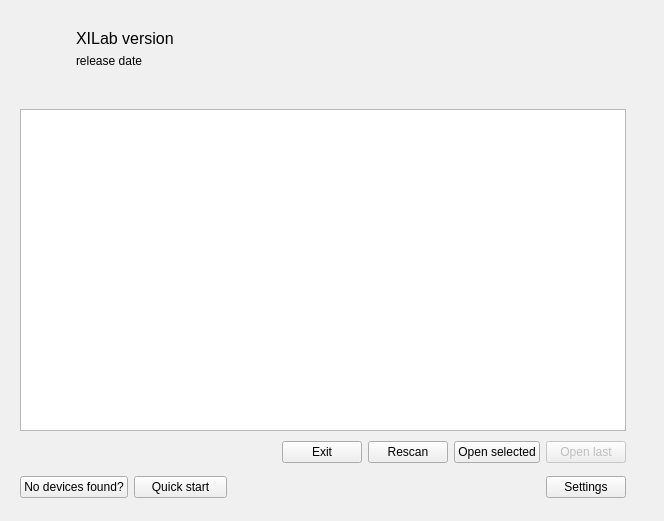
<?xml version="1.0" encoding="UTF-8"?>
<ui version="4.0">
 <class>StartWindowClass</class>
 <widget class="QWidget" name="StartWindowClass">
  <property name="geometry">
   <rect>
    <x>0</x>
    <y>0</y>
    <width>664</width>
    <height>521</height>
   </rect>
  </property>
  <property name="palette">
   <palette>
    <active>
     <colorrole role="Base">
      <brush brushstyle="SolidPattern">
       <color alpha="255">
        <red>255</red>
        <green>255</green>
        <blue>255</blue>
       </color>
      </brush>
     </colorrole>
     <colorrole role="Window">
      <brush brushstyle="SolidPattern">
       <color alpha="255">
        <red>240</red>
        <green>240</green>
        <blue>241</blue>
       </color>
      </brush>
     </colorrole>
    </active>
    <inactive>
     <colorrole role="Base">
      <brush brushstyle="SolidPattern">
       <color alpha="255">
        <red>255</red>
        <green>255</green>
        <blue>255</blue>
       </color>
      </brush>
     </colorrole>
     <colorrole role="Window">
      <brush brushstyle="SolidPattern">
       <color alpha="255">
        <red>240</red>
        <green>240</green>
        <blue>241</blue>
       </color>
      </brush>
     </colorrole>
    </inactive>
    <disabled>
     <colorrole role="Base">
      <brush brushstyle="SolidPattern">
       <color alpha="255">
        <red>240</red>
        <green>240</green>
        <blue>241</blue>
       </color>
      </brush>
     </colorrole>
     <colorrole role="Window">
      <brush brushstyle="SolidPattern">
       <color alpha="255">
        <red>240</red>
        <green>240</green>
        <blue>241</blue>
       </color>
      </brush>
     </colorrole>
    </disabled>
   </palette>
  </property>
  <property name="windowTitle">
   <string>XILab</string>
  </property>
  <layout class="QHBoxLayout" name="horizontalLayout_5">
   <property name="spacing">
    <number>0</number>
   </property>
   <item>
    <widget class="QFrame" name="devices_frame">
     <property name="sizePolicy">
      <sizepolicy hsizetype="MinimumExpanding" vsizetype="Preferred">
       <horstretch>0</horstretch>
       <verstretch>0</verstretch>
      </sizepolicy>
     </property>
     <property name="frameShape">
      <enum>QFrame::NoFrame</enum>
     </property>
     <property name="frameShadow">
      <enum>QFrame::Raised</enum>
     </property>
     <layout class="QVBoxLayout" name="verticalLayout">
      <item>
       <widget class="QFrame" name="frame_4">
        <property name="frameShape">
         <enum>QFrame::NoFrame</enum>
        </property>
        <property name="frameShadow">
         <enum>QFrame::Raised</enum>
        </property>
        <layout class="QHBoxLayout" name="horizontalLayout_3">
         <property name="spacing">
          <number>0</number>
         </property>
         <property name="leftMargin">
          <number>0</number>
         </property>
         <property name="topMargin">
          <number>0</number>
         </property>
         <property name="rightMargin">
          <number>0</number>
         </property>
         <property name="bottomMargin">
          <number>6</number>
         </property>
         <item>
          <widget class="QWidget" name="widget" native="true">
           <layout class="QGridLayout" name="gridLayout">
            <property name="leftMargin">
             <number>0</number>
            </property>
            <item row="0" column="0">
             <widget class="QLabel" name="motorLbl">
              <property name="maximumSize">
               <size>
                <width>50</width>
                <height>50</height>
               </size>
              </property>
              <property name="frameShape">
               <enum>QFrame::NoFrame</enum>
              </property>
              <property name="frameShadow">
               <enum>QFrame::Plain</enum>
              </property>
              <property name="text">
               <string/>
              </property>
              <property name="pixmap">
               <pixmap resource="../Resources/XILab.qrc">:/startwindow/images/startwindow/motor_icon.png</pixmap>
              </property>
              <property name="scaledContents">
               <bool>true</bool>
              </property>
              <property name="alignment">
               <set>Qt::AlignCenter</set>
              </property>
              <property name="margin">
               <number>0</number>
              </property>
              <property name="indent">
               <number>0</number>
              </property>
             </widget>
            </item>
            <item row="0" column="1">
             <layout class="QVBoxLayout" name="verticalLayout_3">
              <item>
               <widget class="QLabel" name="titleLbl">
                <property name="font">
                 <font>
                  <pointsize>12</pointsize>
                  <stylestrategy>PreferAntialias</stylestrategy>
                 </font>
                </property>
                <property name="text">
                 <string>XILab version</string>
                </property>
               </widget>
              </item>
              <item>
               <widget class="QLabel" name="releaseDateLbl">
                <property name="font">
                 <font>
                  <stylestrategy>PreferAntialias</stylestrategy>
                 </font>
                </property>
                <property name="text">
                 <string>release date</string>
                </property>
               </widget>
              </item>
             </layout>
            </item>
           </layout>
           <widget class="QFrame" name="motorFrame">
            <property name="geometry">
             <rect>
              <x>0</x>
              <y>0</y>
              <width>16</width>
              <height>16</height>
             </rect>
            </property>
            <property name="frameShape">
             <enum>QFrame::NoFrame</enum>
            </property>
            <property name="frameShadow">
             <enum>QFrame::Plain</enum>
            </property>
            <layout class="QVBoxLayout" name="verticalLayout_2">
             <property name="spacing">
              <number>0</number>
             </property>
             <property name="leftMargin">
              <number>0</number>
             </property>
             <property name="topMargin">
              <number>0</number>
             </property>
             <property name="rightMargin">
              <number>0</number>
             </property>
             <property name="bottomMargin">
              <number>0</number>
             </property>
            </layout>
           </widget>
          </widget>
         </item>
         <item>
          <widget class="QLabel" name="pixLbl">
           <property name="text">
            <string/>
           </property>
           <property name="alignment">
            <set>Qt::AlignRight|Qt::AlignTop|Qt::AlignTrailing</set>
           </property>
           <property name="margin">
            <number>0</number>
           </property>
           <property name="indent">
            <number>20</number>
           </property>
          </widget>
         </item>
        </layout>
       </widget>
      </item>
      <item>
       <widget class="QLabel" name="infoLbl">
        <property name="wordWrap">
         <bool>true</bool>
        </property>
        <property name="indent">
         <number>0</number>
        </property>
       </widget>
      </item>
      <item>
       <widget class="QTableWidget" name="deviceListTable">
        <property name="maximumSize">
         <size>
          <width>16777215</width>
          <height>16777215</height>
         </size>
        </property>
        <property name="styleSheet">
         <string notr="true"/>
        </property>
        <property name="alternatingRowColors">
         <bool>true</bool>
        </property>
       </widget>
      </item>
      <item>
       <widget class="QFrame" name="buttonsFrame">
        <property name="frameShape">
         <enum>QFrame::NoFrame</enum>
        </property>
        <property name="frameShadow">
         <enum>QFrame::Raised</enum>
        </property>
        <property name="lineWidth">
         <number>0</number>
        </property>
        <layout class="QHBoxLayout" name="horizontalLayout_2">
         <property name="spacing">
          <number>6</number>
         </property>
         <property name="leftMargin">
          <number>0</number>
         </property>
         <property name="topMargin">
          <number>4</number>
         </property>
         <property name="rightMargin">
          <number>0</number>
         </property>
         <property name="bottomMargin">
          <number>3</number>
         </property>
         <item>
          <widget class="QLabel" name="axisSelect">
           <property name="font">
            <font>
             <weight>75</weight>
             <bold>true</bold>
            </font>
           </property>
           <property name="text">
            <string/>
           </property>
          </widget>
         </item>
         <item>
          <spacer name="horizontalSpacer_2">
           <property name="orientation">
            <enum>Qt::Horizontal</enum>
           </property>
           <property name="sizeHint" stdset="0">
            <size>
             <width>40</width>
             <height>20</height>
            </size>
           </property>
          </spacer>
         </item>
         <item>
          <widget class="QPushButton" name="cancelBtn">
           <property name="sizePolicy">
            <sizepolicy hsizetype="Minimum" vsizetype="Fixed">
             <horstretch>0</horstretch>
             <verstretch>0</verstretch>
            </sizepolicy>
           </property>
           <property name="maximumSize">
            <size>
             <width>16777215</width>
             <height>16777215</height>
            </size>
           </property>
           <property name="text">
            <string>Exit</string>
           </property>
          </widget>
         </item>
         <item>
          <widget class="QPushButton" name="retryBtn">
           <property name="sizePolicy">
            <sizepolicy hsizetype="Minimum" vsizetype="Fixed">
             <horstretch>0</horstretch>
             <verstretch>0</verstretch>
            </sizepolicy>
           </property>
           <property name="maximumSize">
            <size>
             <width>16777215</width>
             <height>16777215</height>
            </size>
           </property>
           <property name="text">
            <string>Rescan</string>
           </property>
          </widget>
         </item>
         <item>
          <widget class="QPushButton" name="selectBtn">
           <property name="sizePolicy">
            <sizepolicy hsizetype="Minimum" vsizetype="Fixed">
             <horstretch>0</horstretch>
             <verstretch>0</verstretch>
            </sizepolicy>
           </property>
           <property name="maximumSize">
            <size>
             <width>16777215</width>
             <height>16777215</height>
            </size>
           </property>
           <property name="text">
            <string>Open selected</string>
           </property>
           <property name="autoDefault">
            <bool>false</bool>
           </property>
          </widget>
         </item>
         <item>
          <widget class="QPushButton" name="openLastConfigBtn">
           <property name="enabled">
            <bool>false</bool>
           </property>
           <property name="sizePolicy">
            <sizepolicy hsizetype="Minimum" vsizetype="Fixed">
             <horstretch>0</horstretch>
             <verstretch>0</verstretch>
            </sizepolicy>
           </property>
           <property name="maximumSize">
            <size>
             <width>16777215</width>
             <height>16777215</height>
            </size>
           </property>
           <property name="text">
            <string>Open last</string>
           </property>
           <property name="iconSize">
            <size>
             <width>62</width>
             <height>16</height>
            </size>
           </property>
           <property name="autoDefault">
            <bool>false</bool>
           </property>
          </widget>
         </item>
        </layout>
       </widget>
      </item>
      <item>
       <widget class="QFrame" name="addFrame">
        <property name="frameShape">
         <enum>QFrame::NoFrame</enum>
        </property>
        <property name="frameShadow">
         <enum>QFrame::Raised</enum>
        </property>
        <property name="lineWidth">
         <number>0</number>
        </property>
        <layout class="QHBoxLayout" name="horizontalLayout_4">
         <property name="spacing">
          <number>6</number>
         </property>
         <property name="leftMargin">
          <number>0</number>
         </property>
         <property name="topMargin">
          <number>4</number>
         </property>
         <property name="rightMargin">
          <number>0</number>
         </property>
         <property name="bottomMargin">
          <number>3</number>
         </property>
         <item>
          <widget class="QFrame" name="linuxFrame">
           <layout class="QHBoxLayout" name="horizontalLayout">
            <property name="spacing">
             <number>0</number>
            </property>
            <property name="leftMargin">
             <number>0</number>
            </property>
            <property name="topMargin">
             <number>0</number>
            </property>
            <property name="rightMargin">
             <number>0</number>
            </property>
            <property name="bottomMargin">
             <number>0</number>
            </property>
            <item>
             <widget class="QPushButton" name="noDevicesLinuxHelper">
              <property name="text">
               <string>No devices found?</string>
              </property>
             </widget>
            </item>
           </layout>
          </widget>
         </item>
         <item>
          <widget class="QPushButton" name="quickStartBtn">
           <property name="sizePolicy">
            <sizepolicy hsizetype="Minimum" vsizetype="Fixed">
             <horstretch>0</horstretch>
             <verstretch>0</verstretch>
            </sizepolicy>
           </property>
           <property name="minimumSize">
            <size>
             <width>93</width>
             <height>0</height>
            </size>
           </property>
           <property name="text">
            <string>Quick start</string>
           </property>
          </widget>
         </item>
         <item>
          <spacer name="horizontalSpacer">
           <property name="orientation">
            <enum>Qt::Horizontal</enum>
           </property>
           <property name="sizeHint" stdset="0">
            <size>
             <width>40</width>
             <height>20</height>
            </size>
           </property>
          </spacer>
         </item>
         <item>
          <widget class="QPushButton" name="exBtn">
           <property name="text">
            <string>Settings</string>
           </property>
           <property name="checkable">
            <bool>true</bool>
           </property>
          </widget>
         </item>
        </layout>
       </widget>
      </item>
     </layout>
    </widget>
   </item>
   <item>
    <widget class="QFrame" name="settings_frame">
     <property name="sizePolicy">
      <sizepolicy hsizetype="Maximum" vsizetype="Preferred">
       <horstretch>0</horstretch>
       <verstretch>0</verstretch>
      </sizepolicy>
     </property>
     <layout class="QVBoxLayout" name="verticalLayout_4"/>
    </widget>
   </item>
  </layout>
 </widget>
 <resources>
  <include location="../Resources/XILab.qrc"/>
  <include location="../Resources/XILab.qrc"/>
  <include location="../Resources/XILab.qrc"/>
  <include location="../Resources/XILab.qrc"/>
  <include location="../Resources/XILab.qrc"/>
  <include location="../Resources/XILab.qrc"/>
  <include location="../Resources/XILab.qrc"/>
 </resources>
 <connections/>
</ui>
